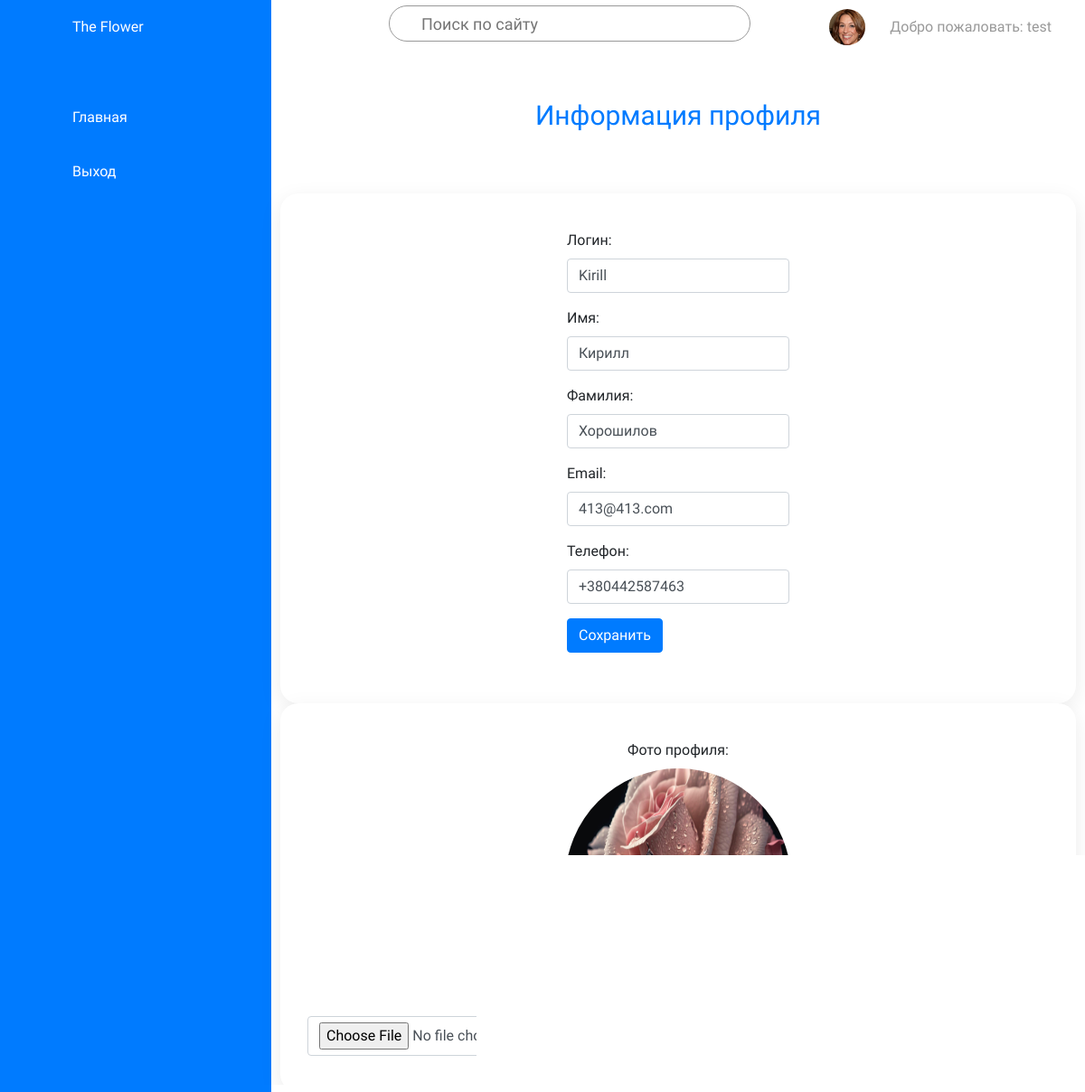
Screenshot of /profile/1 (signed in) with the database file from the repository.
### users/models.py (models this page shows, shortened)
class CustomUser(AbstractUser):
    STATUS = (
        ('customer', 'customer'),
        ('owner', 'owner'),
        ('cashier', 'cashier'),
    )
    email = models.EmailField(unique=True)
    status = models.CharField(max_length=64, choices=STATUS, default='customer')
    phone = models.CharField(max_length=20, null=True)
    image = models.ImageField(upload_to='users', blank=True, null=True)

### users/views.py (the view, shortened to what this page needs)
# urls.py: path("profile/<int:pk>", views.Profile.as_view(), name="profile"),
class Profile(UpdateView):
    model = CustomUser
    form_class = UserUpdateForm
    template_name = 'users/profile.html'

### users/forms.py
class UserUpdateForm(forms.ModelForm):
    class Meta:
        model = get_user_model()
        fields = ['username', 'first_name', 'last_name', 'email', 'phone', 'image']
        labels = {
            'username': 'Логин',
            'first_name': 'Имя',
            'last_name': 'Фамилия',
            'email': 'Email',
            'phone': 'Телефон',
            'image': 'Фото профиля',
        }
        widgets = {
            'image': ImageFieldWidgetWithPreview
        }

### users/templates/users/profile.html (shortened to what this page needs)
{% extends "shops/base.html" %}
{% load static %}
{% load widget_tweaks %}
{% block extra_head %}
  <link rel="stylesheet" href='{%static "css/profile.css" %}' />
{% endblock %}
{% block content %}
<div class="titleContent">
  <h3>Информация профиля</h3>
</div>
<div class="wrapper">
    <div class="cardBox">
        <div class="row form-group">
        <form method="POST" enctype="multipart/form-data">
        {% for field in form.visible_fields %}
            <div class="form-group">
                {% if form.is_bound %}
                    {% if field.errors %}
                    {{ field.label_tag }}
                    {% render_field field class="form-control is-invalid" %}
                    {% for error in field.errors %}
                            <div class="invalid-feedback">
                              {{ error }}
                            </div>
                        {% endfor %}
                    {% else %}
                    {% if field is not form.image %}
                        {{ field.label_tag }}
                        {% render_field field class="form-control is-valid" %}
                    {% endif %}
                    {% endif %}
                {% else %}
                    {% if field is not form.image %}
                        {{ field.label_tag }}
                        {% render_field field class="form-control" %}
                    {% endif %}
                {% endif %}
            </div>
        {% endfor %}
        <div class="buttonCreate">
            <button type="submit" class="btn btn-primary">Сохранить</button>
        </div>
        </div>
  </div>
  <div class="cardBox">
      {{ form.image.label_tag }}
      {% render_field form.image class="form-control" %}
  </div>
</div>
{% endblock %}

### shops/templates/shops/base.html (shortened to what this page needs)
{% load static %}
<!DOCTYPE html>
<html>
<head>
	<link rel="stylesheet" type="text/css" href='{%static "css/base.css" %}'>
	<link rel="stylesheet" href="https://maxcdn.bootstrapcdn.com/bootstrap/4.0.0-beta/css/bootstrap.min.css">
	{% block extra_head %}{% endblock %}
</head>
<body>
	<div class="contanier">
		<div class="navigation" onclick="cityHide()">
			<ul>
				<li>
					<a href="#">
						<span class="icon"></span>
						<span class="title">The Flower</span>
					</a>
				</li>
				<li>
					<a href="\">
						<span class="icon"></span>
						<span class="title">Главная</span>
					</a>
				</li>
				{% if request.user.is_authenticated  %}
					<li>
						<a href="{%url 'logout'%}">
							<span class="icon"></span>
							<span class="title">Выход</span>
						</a>
					</li>
				{% endif %}
			</ul>
		</div>
		<div class="main">
			<div class="topbar">
				<div class="toggle">
				</div>
				<div class="search prevent-select">
					<label>
						<input type="text" placeholder="Поиск по сайту">
					</label>
				</div>
				<div class="username prevent-select">
					{% if request.user.is_authenticated %}
					<div class="user">
						<a href="{% url 'profile' pk=request.user.pk %}">
						{% if request.user.image%}
						<img src="{{request.user.image.url}}" alt="">
						{% else %}
						<img src="/media/users/avatar.jpg" alt="">
						{% endif %}
						</a>
					</div>
					Добро пожаловать: {{request.user.username}}
					{%  else %}
					<a href="{% url 'login' %}">Войдите</a> или <a href="{% url 'register' %}">зарегестрируйтесь</a>
					{% endif %}
				</div>
			</div>
			<div class="content">
				{% block content %}
				{% endblock %}
			</div>
	</div>
</div>
</body>
</html>

### users/templates/users/custom_image_form_field.html
<img class="userphoto" src="/media/{{ widget.value }}" />
<br>
<input type="{{ widget.type }}" name="{{ widget.name }}"{% include "django/forms/widgets/attrs.html" %}>

### shops/static/css/base.css (style rules this page uses)
* { margin: 0; padding: 0; box-sizing: border-box; font-family: 'Ubuntu', sans-serif; }
:root { --blue: #287bff; --white: #fff; --grey: #f5f5f5; --black1: #222; --black2: #999; --blue1: #84b2fa; --green: #47eb0c; }
body { min-height: 100vh; overflow-x: hidden; }
a { text-decoration: none; }
.contanier { position: relative; width: 100%; }
.navigation { position: fixed; width: 300px; height: 100%; background: var(--blue); border-left: 10px solid var(--blue); transition: 0.5s; overflow: hidden; }
.navigation ul { position: absolute; top: 0; left: 0; width: 100%; }
.navigation ul li { position: relative; width: 100%; list-style: none; border-top-left-radius: 30px; border-bottom-left-radius: 30px; }
.navigation ul li:nth-child(1) { margin-bottom: 40px; pointer-events: none; }
.navigation ul li a { position: relative; display: block; width: 100%; display: flex; text-decoration: none; color: var(--white); }
.navigation ul li a .icon { position: relative; display: block; min-width: 60px; height: 60px; line-height: 70px; text-align: center; }
.navigation ul li a .title { position: relative; display: block; padding: 0 10px; height: 60px; line-height: 60px; text-align: start; white-space: nowrap; }
.prevent-select { -webkit-user-select: none; -ms-user-select: none; user-select: none; }
.main { position: absolute; width: calc(100% - 300px); left: 300px; height: calc(100% - 100px); background: var(--white); transition: 0.5s; }
.topbar { width: 100%; height: 60px; display: flex; justify-content: space-between; align-items: center; padding: 0 10px; }
.topbar .username a { text-decoration: none; color: var(--blue); font-size: 1.1em; }
.toggle { position: relative; top: 0; width: 60px; height: 60px; display: flex; justify-content: center; align-items: center; font-size: 2.5em; cursor: pointer; }
.search { position: relative; width: 400px; margin: 0 10px; }
.search label { position: relative; width: 100%; }
.search label input { width: 100%; height: 40px; border-radius: 40px; padding: 5px 20px; padding-left: 35px; font-size: 18px; outline: none; border: 1px solid var(--black2); }
.username { display: flex; position: relative; color: var(--black2); flex-direction: row; align-items: center; width: 300px; justify-content: space-evenly; text-align: center; }
.user { position: relative; width: 40px; height: 40px; border-radius: 50%; overflow: hidden; cursor: pointer; }
.user img { position: absolute; top: 0; left: 0; width: 100%; height: 100%; object-fit: cover; }
.btn { position: relative; padding: 5px 10px; background: var(--blue); text-decoration: none; color: var(--white); border-radius: 6px; }

### users/static/css/profile.css (style rules this page uses)
.titleContent { text-align: center; color: var(--blue); font-size: 20px; }
.titleContent h3 { padding-top: 50px; padding-bottom: 50px; font-size: 1.5em; }
.wrapper { position: relative; display: grid; grid-template-columns: repeat(2, 1fr); justify-content: center; }
.cardBox { position: relative; background: var(--white); padding: 30px; border-radius: 20px; display: flex; height: 100%; justify-content: center; cursor: pointer; box-shadow: 0 7px 25px rgba(0, 0, 0, 0.08); flex-direction: column; align-items: center; margin:10px; }
.userphoto { width: 250px; height: 250px; border-radius: 50%; }
@media (max-width:1201px) { .wrapper { grid-template-columns: repeat(1, 1fr); } }

### rows the page displays
CustomUser: user.image (picture), user.username "test"
CustomUser: username "Kirill" "Кирилл" "Хорошилов" "413@413.com" "+380442587463", value (picture)

### other values shown
{{ field.label_tag }} "Логин:" "Имя:" "Фамилия:" "Email:" "Телефон:"
